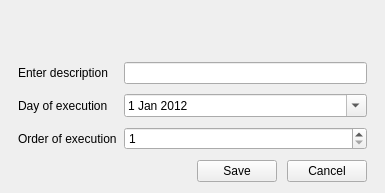
<?xml version="1.0" encoding="UTF-8"?>
<ui version="4.0">
 <class>CTDialog</class>
 <widget class="QWidget" name="CTDialog">
  <property name="geometry">
   <rect>
    <x>0</x>
    <y>0</y>
    <width>385</width>
    <height>193</height>
   </rect>
  </property>
  <property name="sizePolicy">
   <sizepolicy hsizetype="MinimumExpanding" vsizetype="MinimumExpanding">
    <horstretch>0</horstretch>
    <verstretch>0</verstretch>
   </sizepolicy>
  </property>
  <property name="windowTitle">
   <string>Form</string>
  </property>
  <layout class="QVBoxLayout" name="verticalLayout" stretch="0,1,0">
   <property name="spacing">
    <number>10</number>
   </property>
   <item>
    <spacer name="verticalSpacer">
     <property name="orientation">
      <enum>Qt::Vertical</enum>
     </property>
     <property name="sizeHint" stdset="0">
      <size>
       <width>20</width>
       <height>5</height>
      </size>
     </property>
    </spacer>
   </item>
   <item>
    <layout class="QGridLayout" name="gridLayout" columnstretch="0,1">
     <property name="leftMargin">
      <number>7</number>
     </property>
     <property name="rightMargin">
      <number>7</number>
     </property>
     <property name="horizontalSpacing">
      <number>7</number>
     </property>
     <item row="1" column="1">
      <widget class="QDateEdit" name="qde_execution">
       <property name="date">
        <date>
         <year>2012</year>
         <month>1</month>
         <day>1</day>
        </date>
       </property>
       <property name="calendarPopup">
        <bool>true</bool>
       </property>
      </widget>
     </item>
     <item row="0" column="0">
      <widget class="QLabel" name="label">
       <property name="text">
        <string>Enter description</string>
       </property>
      </widget>
     </item>
     <item row="0" column="1">
      <widget class="QLineEdit" name="qle_description"/>
     </item>
     <item row="1" column="0">
      <widget class="QLabel" name="label_2">
       <property name="text">
        <string>Day of execution</string>
       </property>
      </widget>
     </item>
     <item row="2" column="0">
      <widget class="QLabel" name="label_3">
       <property name="text">
        <string>Order of execution</string>
       </property>
      </widget>
     </item>
     <item row="2" column="1">
      <widget class="QSpinBox" name="qsb_execution">
       <property name="minimum">
        <number>1</number>
       </property>
       <property name="value">
        <number>1</number>
       </property>
      </widget>
     </item>
    </layout>
   </item>
   <item>
    <layout class="QHBoxLayout" name="horizontalLayout">
     <property name="rightMargin">
      <number>7</number>
     </property>
     <item>
      <spacer name="horizontalSpacer">
       <property name="orientation">
        <enum>Qt::Horizontal</enum>
       </property>
       <property name="sizeHint" stdset="0">
        <size>
         <width>40</width>
         <height>20</height>
        </size>
       </property>
      </spacer>
     </item>
     <item>
      <widget class="QPushButton" name="pushButton">
       <property name="text">
        <string>Save</string>
       </property>
      </widget>
     </item>
     <item>
      <widget class="QPushButton" name="pushButton_2">
       <property name="text">
        <string>Cancel</string>
       </property>
      </widget>
     </item>
    </layout>
   </item>
  </layout>
 </widget>
 <resources/>
 <connections/>
</ui>
